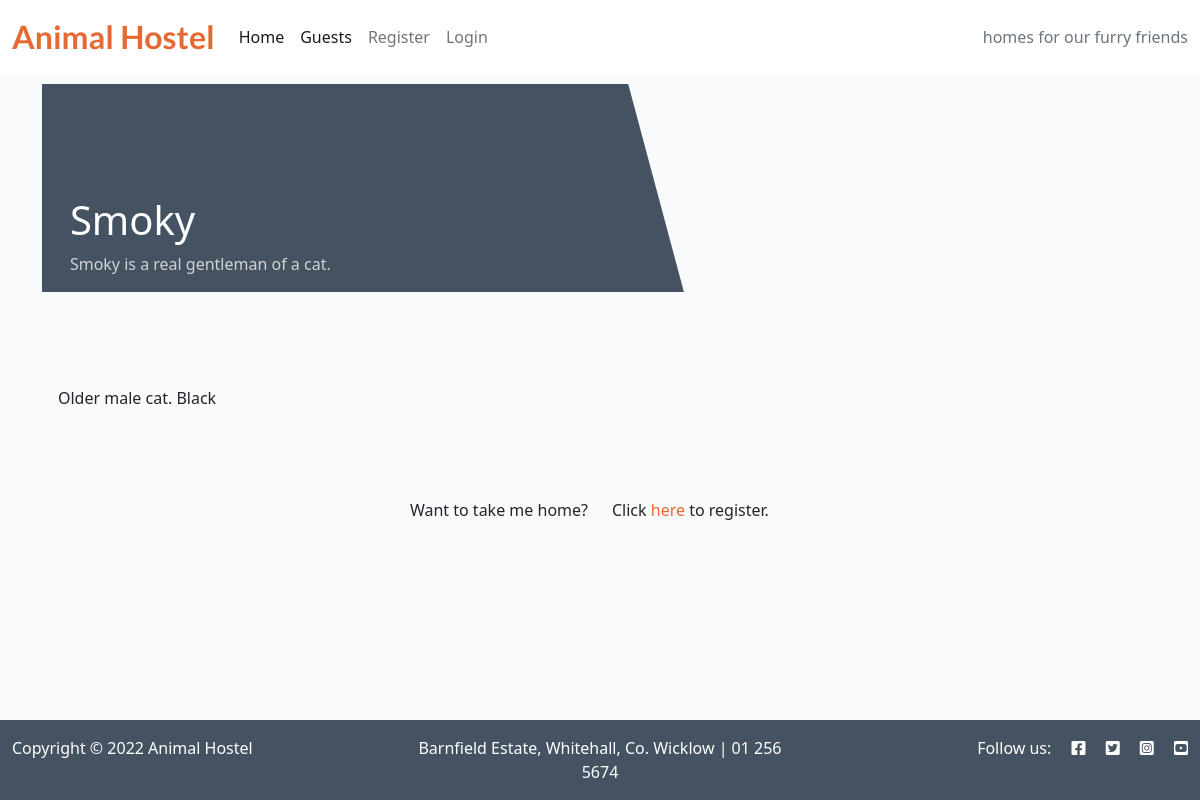
The page /guest_detail/smoky/ on the database as committed earlier.
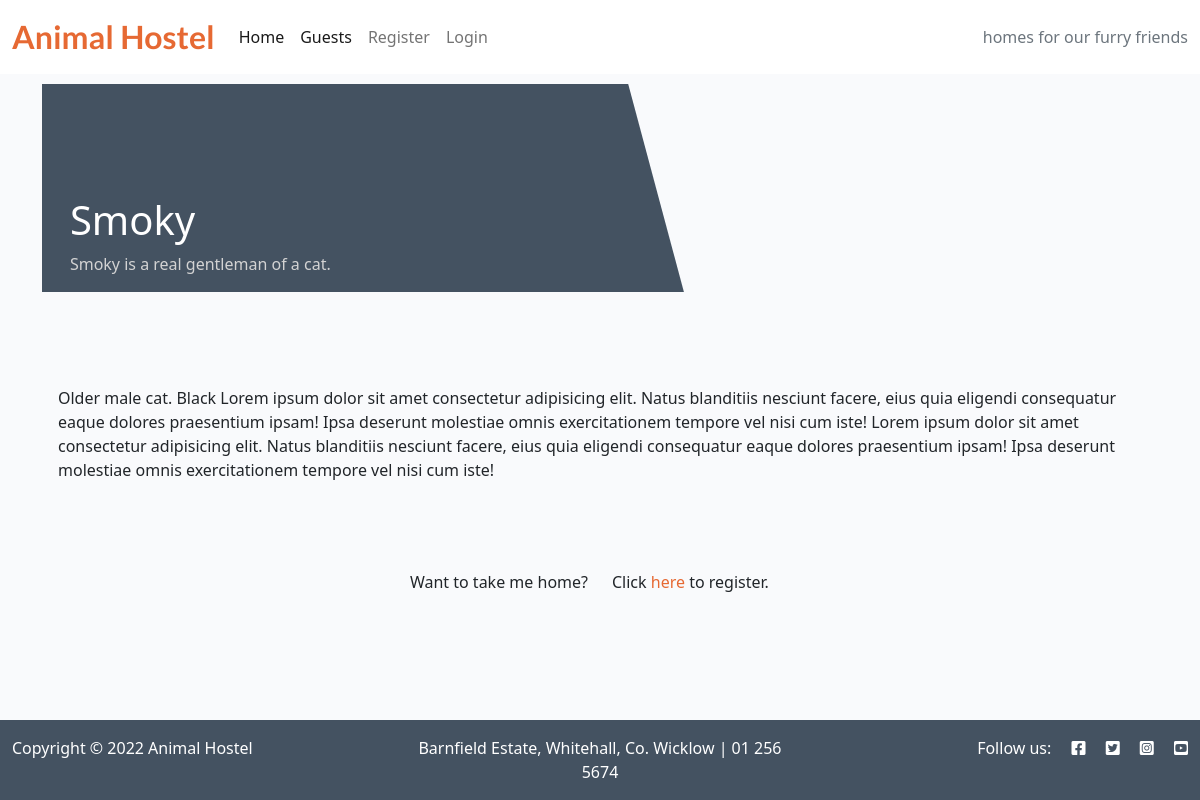
The same page on the database as committed later.
### home_animals/models.py (models this page shows, shortened)
class Animal(models.Model):
    name = models.CharField(max_length=200, unique=True)
    slug = models.SlugField(max_length=200, unique=True)
    type = models.ForeignKey(AnimalType, on_delete=models.CASCADE,
                             related_name="home_animals_animals")
    description = models.TextField()
    image = CloudinaryField('image', default='placeholder')
    slogan = models.TextField(blank=True)
    class Meta:
        ordering = ['name']

### home_animals/views.py (the view)
# urls.py: path('guest_detail/<slug:slug>/', views.GuestDetail.as_view(), name='guest_detail'),
class GuestDetail(View):
    def get(self, request, slug, *args, **kwargs):
        queryset = Animal.objects
        guest = get_object_or_404(queryset, slug=slug)
        return render(
            request,
            "guest_detail.html",
            {
                "guest": guest,
            }
        )

### templates/guest_detail.html (shortened to what this page needs)
{% extends 'base.html' %} {% block content %}
<div class="masthead">
    <div class="container">
        <div class="row g-0">
            <div class="col-md-6 masthead-text">
                <h1 class="guest-name">{{ guest.name }} </h1>
                <p class="guest-slogan"> {{ guest.slogan }} </p>
            </div>
            <div class="col-md-6 masthead-image">
            </div>
        </div>
    </div>
</div>
<div class="container">
    <div class="row">
        <div class="col card mb-4  mt-3 left  top">
            <div class="card-body">
                <p class="card-text ">
                    {{ guest.description | safe }}
                </p>
            </div>
        </div>
    </div>
</div>
<div class="row text-center mt-5 mb-5">
    <div class="col-12 col-sm-6 text-sm-end">
        <scan class="text-sm-right">Want to take me home?</scan>
    </div>
    <div class="col-12 col-sm-6 text-sm-start">
        <scan>Click
            {% if user.is_authenticated %}
            <a class="link" href="#">here</a> to make an offer.
            {% else %}
            <a class="link" href="accounts/signup">here</a> to register.
            {% endif %}
        </scan>
    </div>
</div>
{% endblock content %}

Rows that differ between the two databases and show on the page:
changed Animal "Smoky": description "Older male cat. Black" → "Older male cat. Black Lorem ipsum dolor sit amet consectetur adipisicing elit. Natus blanditiis nesciunt facere, eius quia eligendi consequatur eaque dolores praesentium ipsam! Ipsa deserunt molestiae omnis exercitationem tempore vel nisi cum iste! Lorem ipsum dolor sit amet consectetur adipisicing elit. Natus blanditiis nesciunt facere, eius quia eligendi consequatur eaque dolores praesentium ipsam! Ipsa deserunt molestiae omnis exercitationem tempore vel nisi cum iste!"
